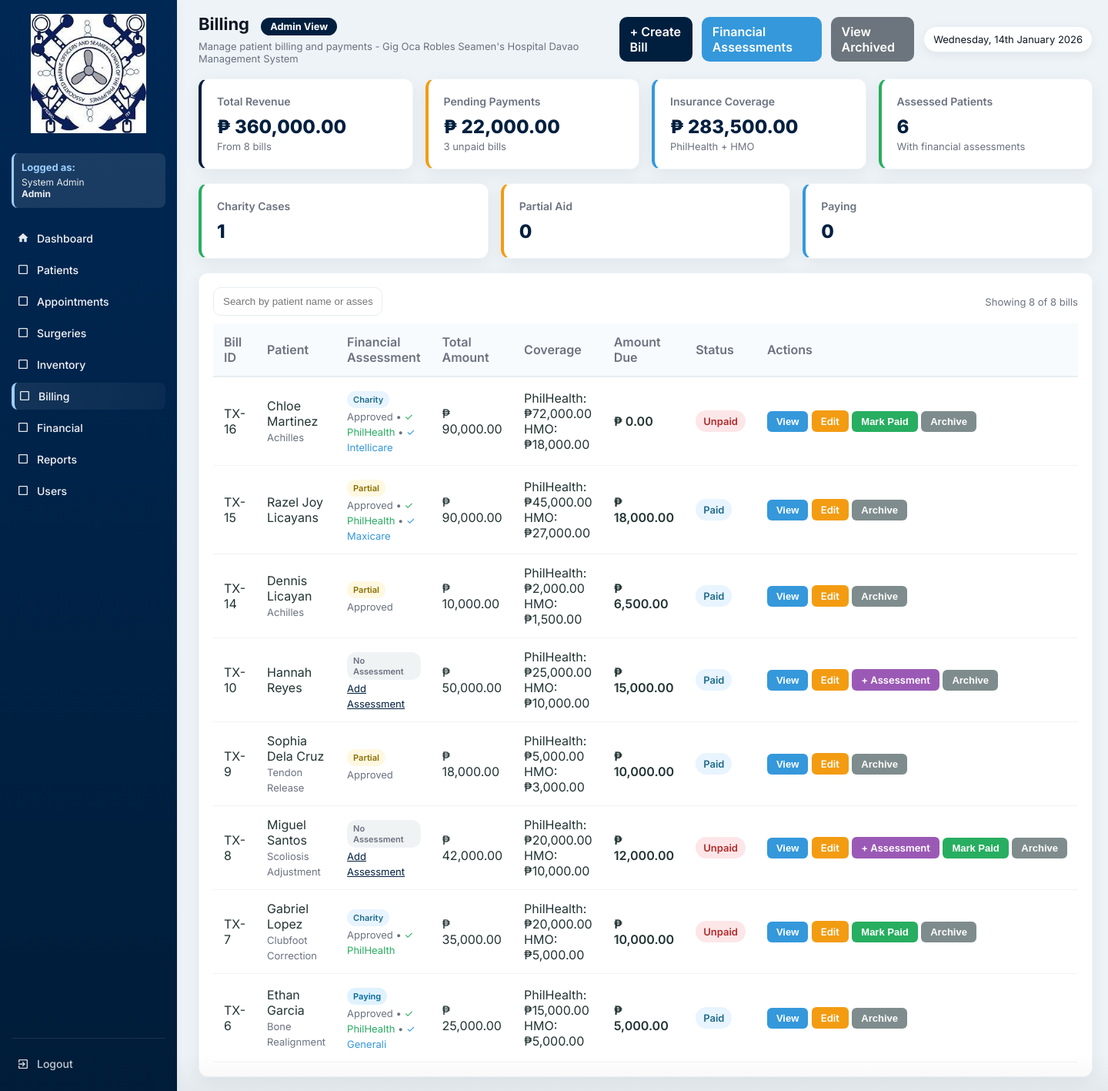
Page /billing.php (signed in) on the committed database.
### tables this page shows
CREATE TABLE `billing` (
  `id` int(11) NOT NULL,
  `patient_id` int(11) DEFAULT NULL,
  `financial_id` int(11) DEFAULT NULL,
  `financial_assessment_id` int(11) DEFAULT NULL,
  `surgery_id` int(11) DEFAULT NULL,
  `total_amount` decimal(10,2) DEFAULT NULL,
  `philhealth_coverage` decimal(10,2) DEFAULT 0.00,
  `hmo_coverage` decimal(10,2) DEFAULT 0.00,
  `amount_due` decimal(10,2) DEFAULT NULL,
  `status` enum('Unpaid','Paid') DEFAULT 'Unpaid',
  `created_at` timestamp NOT NULL DEFAULT current_timestamp(),
  `is_archived` tinyint(1) DEFAULT 0,
  `archived_at` datetime DEFAULT NULL,
  `archived_by` int(11) DEFAULT NULL,
  `paid_at` datetime DEFAULT NULL
);

CREATE TABLE `patients` (
  `id` int(11) NOT NULL,
  `patient_code` varchar(20) DEFAULT NULL,
  `first_name` varchar(100) DEFAULT NULL,
  `last_name` varchar(100) DEFAULT NULL,
  `gender` varchar(10) DEFAULT NULL,
  `sex` enum('Male','Female') DEFAULT NULL,
  `birth_date` date DEFAULT NULL,
  `phone` varchar(50) DEFAULT NULL,
  `address` text DEFAULT NULL,
  `guardian` varchar(100) DEFAULT NULL,
  `blood_type` varchar(10) DEFAULT NULL,
  `weight` decimal(5,2) DEFAULT NULL,
  `height` decimal(5,2) DEFAULT NULL,
  `pulse_rate` int(11) DEFAULT NULL,
  `temperature` decimal(4,2) DEFAULT NULL,
  `guardian_name` varchar(150) DEFAULT NULL,
  `created_at` timestamp NOT NULL DEFAULT current_timestamp(),
  `is_archived` tinyint(1) DEFAULT 0,
  `archived_at` datetime DEFAULT NULL,
  `archived_by` int(11) DEFAULT NULL
);

CREATE TABLE `surgeries` (
  `id` int(11) NOT NULL,
  `patient_id` int(11) DEFAULT NULL,
  `doctor_id` int(11) DEFAULT NULL,
  `surgery_type` varchar(150) DEFAULT NULL,
  `schedule_date` date DEFAULT NULL,
  `operating_room` varchar(20) DEFAULT NULL,
  `status` enum('Scheduled','Completed','Cancelled') DEFAULT 'Scheduled',
  `is_archived` tinyint(1) DEFAULT 0,
  `archived_at` datetime DEFAULT NULL,
  `archived_by` int(11) DEFAULT NULL,
  `created_at` timestamp NOT NULL DEFAULT current_timestamp()
);

CREATE TABLE `financial_assessment` (
  `id` int(11) NOT NULL,
  `patient_id` int(11) DEFAULT NULL,
  `billing_id` int(11) DEFAULT NULL,
  `assessment_type` enum('Charity','Partial','Paying') DEFAULT NULL,
  `philhealth_eligible` tinyint(1) DEFAULT 0,
  `hmo_provider` varchar(100) DEFAULT NULL,
  `status` enum('Pending','Approved','Rejected') DEFAULT 'Pending',
  `is_archived` tinyint(1) DEFAULT 0,
  `archived_at` datetime DEFAULT NULL,
  `archived_by` int(11) DEFAULT NULL,
  `reviewed_at` datetime DEFAULT NULL,
  `reviewed_by` int(11) DEFAULT NULL,
  `created_at` timestamp NOT NULL DEFAULT current_timestamp()
);

### billing.php (the view, shortened to what the rows shown need)
<?php
require 'config.php';
require 'functions.php';
$current_role = $_SESSION['role'] ?? 'Guest';
$current_user_id = $_SESSION['user_id'] ?? 0;
$current_user = fetchOne($conn, "SELECT role FROM users WHERE id = ?", "i", [$current_user_id]);
$is_admin = ($current_user['role'] ?? '') === 'Admin';
$is_billing = ($current_user['role'] ?? '') === 'Billing';
$is_social_worker = ($current_user['role'] ?? '') === 'SocialWorker';
$bills_per_page = 10;
$current_page = isset($_GET['page']) ? max(1, intval($_GET['page'])) : 1;
$offset = ($current_page - 1) * $bills_per_page;
$show_archived = isset($_GET['show']) && $_GET['show'] === 'archived';
$where_conditions = $show_archived ? ["b.is_archived = 1"] : ["b.is_archived = 0"];
$where_clause = !empty($where_conditions) ? 'WHERE ' . implode(' AND ', $where_conditions) : '';
$rows = fetchAll($conn, "
    SELECT
        b.*,
        p.first_name,
        p.last_name,
        p.patient_code,
        s.surgery_type,
        s.schedule_date,
        fa.id as fa_id,
        fa.assessment_type,
        fa.status as fa_status,
        fa.philhealth_eligible,
        fa.hmo_provider,
        fa.created_at as fa_created,
        arch_user.full_name AS archived_by_name,
        COUNT(CASE WHEN b2.status = 'Unpaid' AND b2.patient_id = b.patient_id THEN 1 END) as patient_unpaid_count,
        SUM(CASE WHEN b2.status = 'Unpaid' AND b2.patient_id = b.patient_id THEN b2.amount_due ELSE 0 END) as patient_unpaid_total
    FROM billing b
    LEFT JOIN patients p ON b.patient_id = p.id
    LEFT JOIN surgeries s ON b.surgery_id = s.id
    LEFT JOIN financial_assessment fa ON b.financial_assessment_id = fa.id
    LEFT JOIN users arch_user ON b.archived_by = arch_user.id
    LEFT JOIN billing b2 ON b.patient_id = b2.patient_id AND b2.is_archived = 0
    $where_clause
    GROUP BY b.id
    ORDER BY b.id DESC
    LIMIT $offset, $bills_per_page
", null, []);
?>
<!DOCTYPE html>
<html lang="en">
<head>
</head>
<body>
  <div class="app">
    <div class="main" id="mainContent">
      <div class="topbar">
        <div class="top-left">
          <h1>Billing <?php echo $show_archived ? '(Archived)' : ''; ?>
            <span class="role-badge role-<?php echo strtolower($current_role); ?>">
              <?php echo htmlspecialchars($current_role); ?> View
            </span>
          </h1>
        </div>
      </div>
      <div class="table-wrap" id="billingSection">
        <table id="billingTable" aria-label="Billing table">
          <thead>
            <tr>
              <th>Bill ID</th>
              <th>Patient</th>
              <th>Financial Assessment</th>
              <th>Total Amount</th>
              <th>Coverage</th>
              <th>Amount Due</th>
              <th>Status</th>
              <th>Actions</th>
            </tr>
          </thead>
          <tbody>
            <?php if (count($rows) > 0): ?>
              <?php foreach($rows as $r): ?>
                <?php
                $status_class = strtolower($r['status'] ?? 'unpaid');
                $has_assessment = !empty($r['fa_id']);
                $assessment_type = $r['assessment_type'] ?? null;
                $fa_status = $r['fa_status'] ?? null;
                $type_class = $assessment_type ? 'type-' . strtolower($assessment_type) : 'type-none';
                ?>
                <tr data-bill-id="<?php echo h($r['id']); ?>" <?php echo !empty($r['is_archived']) ? 'style="background-color: rgba(149, 165, 166, 0.1);"' : ''; ?>>
                  <td>TX-<?php echo h($r['id']); ?></td>
                  <td>
                    <?php echo h($r['first_name'] . ' ' . $r['last_name']); ?>
                    <?php if ($r['surgery_type']): ?>
                      <br><small class="muted"><?php echo h($r['surgery_type']); ?></small>
                    <?php endif; ?>
                  </td>
                  <td>
                    <?php if ($has_assessment): ?>
                      <span class="type <?php echo $type_class; ?>"><?php echo h($assessment_type); ?></span>
                      <br>
                      <small class="muted">
                        <?php echo h($fa_status ?? 'N/A'); ?>
                        <?php if ($r['philhealth_eligible']): ?>
                          • <span style="color: #27ae60;">✓ PhilHealth</span>
                        <?php endif; ?>
                        <?php if (!empty($r['hmo_provider'])): ?>
                          • <span style="color: #3498db;">✓ <?php echo h($r['hmo_provider']); ?></span>
                        <?php endif; ?>
                      </small>
                    <?php else: ?>
                      <span class="type type-none">No Assessment</span>
                      <br>
                      <small class="muted">
                        <a href="financial_form.php?patient_id=<?php echo h($r['patient_id']); ?>&bill_id=<?php echo h($r['id']); ?>" style="color: var(--navy-700);">
                          Add Assessment
                        </a>
                      </small>
                    <?php endif; ?>
                  </td>
                  <td>₱ <?php echo number_format($r['total_amount'], 2); ?></td>
                  <td>
                    PhilHealth: ₱<?php echo number_format($r['philhealth_coverage'], 2); ?><br>
                    HMO: ₱<?php echo number_format($r['hmo_coverage'], 2); ?>
                  </td>
                  <td style="font-weight: 600;">₱ <?php echo number_format($r['amount_due'], 2); ?></td>
                  <td>
                    <span class="status <?php echo $status_class; ?>"><?php echo h($r['status']); ?></span>
                  </td>
                  <td style="white-space: nowrap;">
                    <button type="button" class="btn" onclick="viewBill(<?php echo h($r['id']); ?>)" style="background: #3498db; color: white; padding: 6px 12px; border-radius: 6px; border: none; font-size: 13px;">View</button>
                    <a href="billing_form.php?id=<?php echo h($r['id']); ?>" class="btn" style="background: #f39c12; color: white; padding: 6px 12px; border-radius: 6px; text-decoration: none; font-size: 13px;">Edit</a>
                    <?php if (!$has_assessment && ($is_admin || $is_billing || $is_social_worker)): ?>
                      <a href="financial_form.php?patient_id=<?php echo h($r['patient_id']); ?>&bill_id=<?php echo h($r['id']); ?>" class="btn" style="background: #9b59b6; color: white; padding: 6px 12px; border-radius: 6px; text-decoration: none; font-size: 13px;">+ Assessment</a>
                    <?php endif; ?>
                    <?php if ($r['status'] === 'Unpaid' && ($is_admin || $is_billing) && empty($r['is_archived'])): ?>
                      <?php $patientName = addslashes(h($r['first_name'] . ' ' . $r['last_name'])); ?>
                      <button type="button" class="btn" onclick="confirmMarkPaid(<?php echo h($r['id']); ?>, '<?php echo $patientName; ?>')" style="background: #27ae60; color: white; padding: 6px 12px; border-radius: 6px; border: none; font-size: 13px;">Mark Paid</button>
                    <?php endif; ?>
                    <?php if (($is_admin || $is_billing)): ?>
                      <?php $patientName = addslashes(h($r['first_name'] . ' ' . $r['last_name'])); ?>
                      <?php if (!empty($r['is_archived'])): ?>
                        <button type="button" class="btn" onclick="confirmRestore(<?php echo h($r['id']); ?>, '<?php echo $patientName; ?>')" style="background: #95a5a6; color: white; padding: 6px 12px; border-radius: 6px; border: none; font-size: 13px;">Restore</button>
                      <?php else: ?>
                        <button type="button" class="btn" onclick="confirmArchive(<?php echo h($r['id']); ?>, '<?php echo $patientName; ?>')" style="background: #7f8c8d; color: white; padding: 6px 12px; border-radius: 6px; border: none; font-size: 13px;">Archive</button>
                      <?php endif; ?>
                    <?php endif; ?>
                  </td>
                </tr>
              <?php endforeach; ?>
            <?php endif; ?>
          </tbody>
        </table>
      </div>
    </div>
  </div>
</body>
</html>

### rows in the picture
billing: id "16", patient.last_name "Chloe Martinez", surgery.surgery_type "Achilles", financial_assessment.assessment_type "Charity", financial_assessment.status "Approved", shows "✓ PhilHealth", financial_assessment.hmo_provider "Intellicare", total_amount "90,000.00", philhealth_coverage "72,000.00", hmo_coverage "18,000.00", amount_due "0.00", status "Unpaid"
billing: id "15", patient.last_name "Razel Joy Licayans", financial_assessment.assessment_type "Partial", financial_assessment.status "Approved", shows "✓ PhilHealth", financial_assessment.hmo_provider "Maxicare", total_amount "90,000.00", philhealth_coverage "45,000.00", hmo_coverage "27,000.00", amount_due "18,000.00", status "Paid"
billing: id "14", patient.last_name "Dennis Licayan", surgery.surgery_type "Achilles", financial_assessment.assessment_type "Partial", financial_assessment.status "Approved", total_amount "10,000.00", philhealth_coverage "2,000.00", hmo_coverage "1,500.00", amount_due "6,500.00", status "Paid"
billing: id "10", patient.last_name "Hannah Reyes", total_amount "50,000.00", philhealth_coverage "25,000.00", hmo_coverage "10,000.00", amount_due "15,000.00", status "Paid"
billing: id "9", patient.last_name "Sophia Dela Cruz", surgery.surgery_type "Tendon Release", financial_assessment.assessment_type "Partial", financial_assessment.status "Approved", total_amount "18,000.00", philhealth_coverage "5,000.00", hmo_coverage "3,000.00", amount_due "10,000.00", status "Paid"
billing: id "8", patient.last_name "Miguel Santos", surgery.surgery_type "Scoliosis Adjustment", total_amount "42,000.00", philhealth_coverage "20,000.00", hmo_coverage "10,000.00", amount_due "12,000.00", status "Unpaid"
billing: id "7", patient.last_name "Gabriel Lopez", surgery.surgery_type "Clubfoot Correction", financial_assessment.assessment_type "Charity", financial_assessment.status "Approved", shows "✓ PhilHealth", total_amount "35,000.00", philhealth_coverage "20,000.00", hmo_coverage "5,000.00", amount_due "10,000.00", status "Unpaid"
billing: id "6", patient.last_name "Ethan Garcia", surgery.surgery_type "Bone Realignment", financial_assessment.assessment_type "Paying", financial_assessment.status "Approved", shows "✓ PhilHealth", financial_assessment.hmo_provider "Generali", total_amount "25,000.00", philhealth_coverage "15,000.00", hmo_coverage "5,000.00", amount_due "5,000.00", status "Paid"

### other values in the picture
$current_name "System Admin"
$current_role "Admin"
$label "Patients"
$label "Appointments"
$label "Surgeries"
$label "Inventory"
$label "Billing"
$label "Financial"
$label "Reports"
$label "Users"
$total_stats['total_revenue'] "360,000.00"
$total_stats['total_bills'] "8"
$total_stats['pending_payments'] "22,000.00"
$total_stats['unpaid_bills'] "3"
$total_stats['total_coverage'] "283,500.00"
